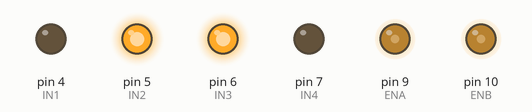
Simulated run of this sketch. Board: Arduino Uno, built with avr-gcc and run on an emulated ATmega328P. Parts: output pins drawn as LEDs (lit = HIGH).

Above: at 0.1 s.
Timing chart, 0 to 1.6 s (numbered marks = the images above):
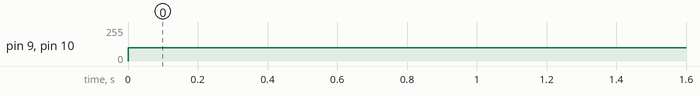

The sketch:

testMoteurProjet.ino
```cpp
//-- MOTEUR A --
int ENA=9; //Connecté à Arduino pin 9(sortie PWM)
int IN1=4; //Connecté à Arduino pin 4
int IN2=5; //Connecté à Arduino pin 5

//-- MOTEUR B --
int ENB=10; //Connecté à Arduino pin 10(Sortie PWM)
int IN3=6; //Connecté à Arduino pin 6
int IN4=7; //Connecté à Arduino pin

void setup() {
  // put your setup code here, to run once:
  pinMode(ENA,OUTPUT);
  pinMode(ENB,OUTPUT);
  pinMode(IN1,OUTPUT);
  pinMode(IN2,OUTPUT);
  pinMode(IN3,OUTPUT);
  pinMode(IN4,OUTPUT);
  // Direction du Moteur A
  digitalWrite(IN1,LOW);
  digitalWrite(IN2,HIGH);
  // Direction du Moteur B
  // NB: en sens inverse du moteur A
  digitalWrite(IN3,HIGH);
  digitalWrite(IN4,LOW);

  digitalWrite(ENA,LOW);// Moteur A - Ne pas tourner
  digitalWrite(ENB,LOW);// Moteur B - Ne pas tourner
}

void loop() {
  // put your main code here, to run repeatedly:
  analogWrite(ENA,100);
  analogWrite(ENB,100);
}
```

Measured:
- by itself, pin 9 (ENA), pin 10 (ENB): 0/255 → 100/255 at 0.00 s
